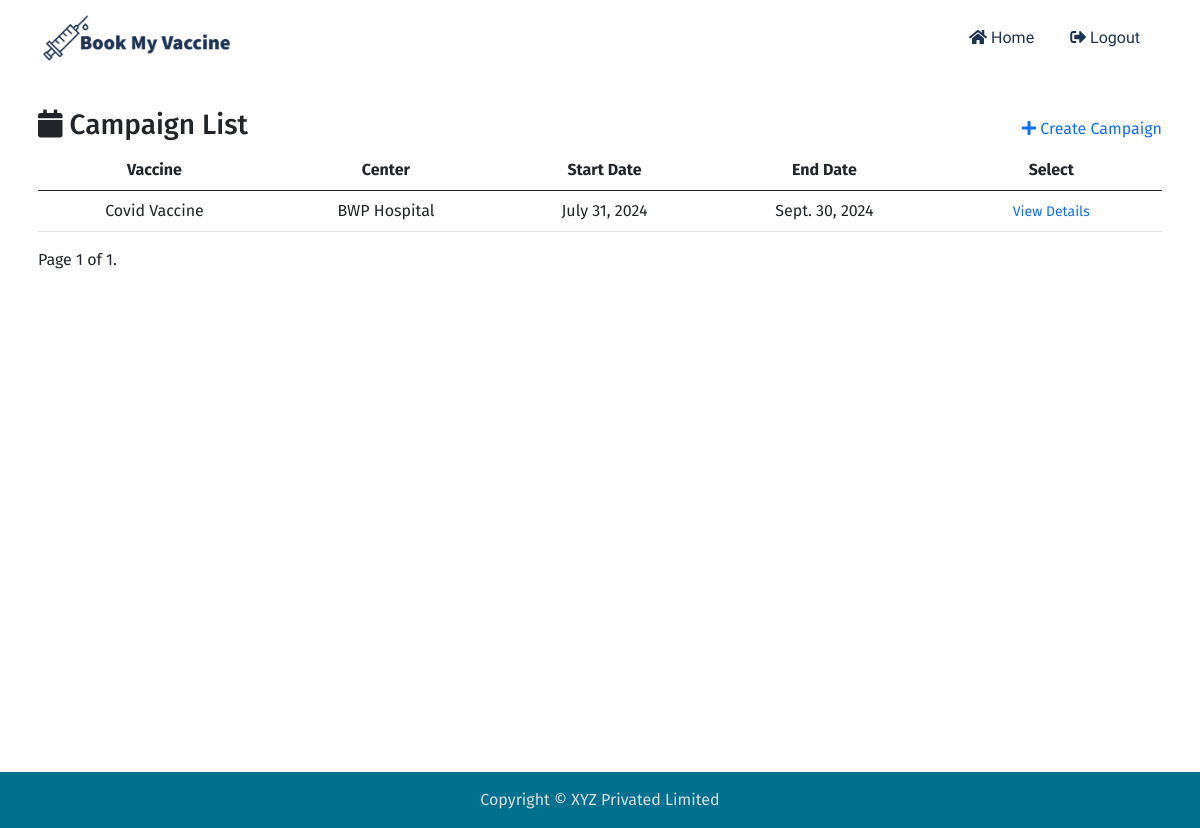
Before: /campaign/ (signed in) with the older database file.
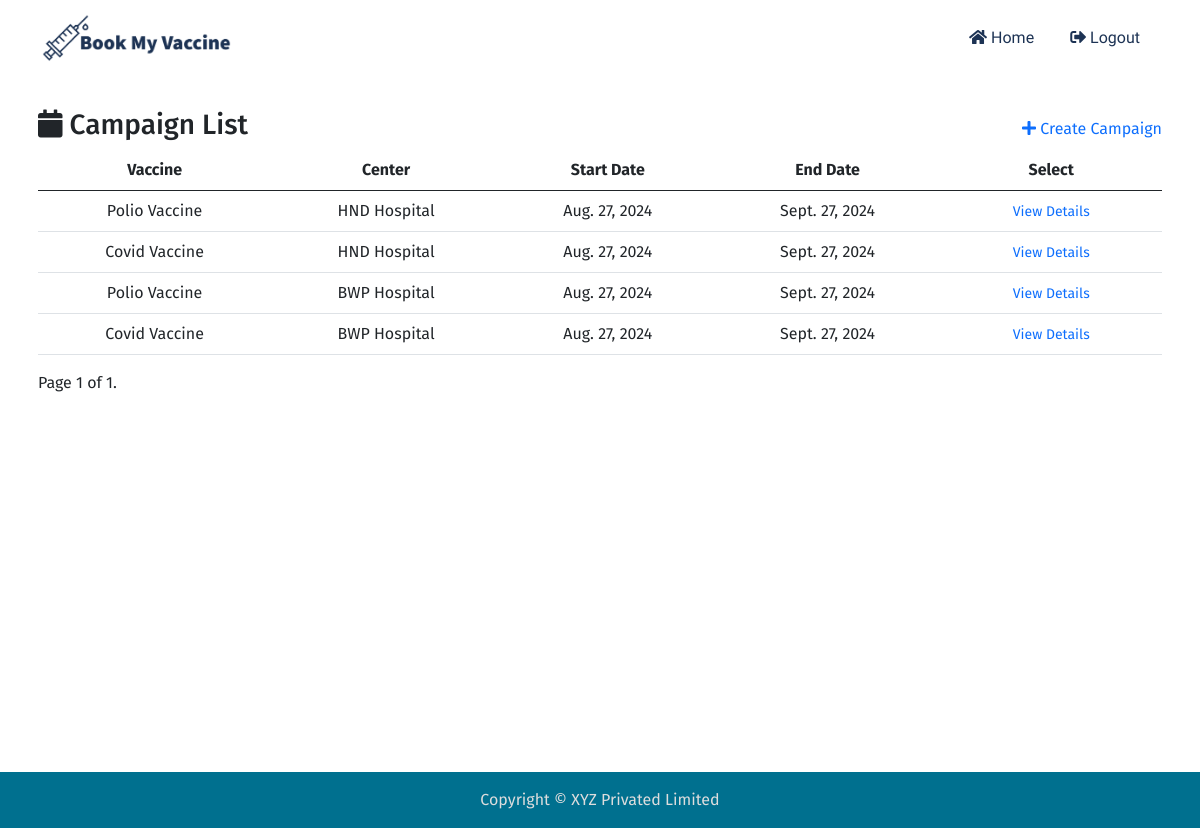
After: the same page with the newer database file.
### campaign/models.py (models this page shows, shortened)
class Campaign(models.Model):
    center = models.ForeignKey(Center, on_delete=models.CASCADE)
    vaccine = models.ForeignKey(Vaccine, on_delete=models.CASCADE)
    start_date = models.DateField(null=True)
    end_date = models.DateField(null=True)
    agents = models.ManyToManyField(User, blank=True)

### vaccine/models.py (models this page shows)
class Vaccine(models.Model):
    name = models.CharField("Vaccine Name", max_length=32)
    description = models.TextField(max_length=1024)
    numbre_of_doses = models.IntegerField(default=1)
    interval = models.IntegerField(default=0, help_text="please provide interval in days")
    storage_temprature = models.IntegerField(null=True, blank=True, help_text="provide temprature in celcius")
    minimum_age = models.IntegerField(default=0)
    def __str__(self):
        return self.name

### center/models.py (models this page shows, shortened)
class Center(models.Model):
    name = models.CharField("Center_name", max_length=32)
    adress = models.TextField("Address", max_length=500)

### campaign/views.py (the view)
# urls.py: path("", views.Campaign_List_View.as_view(), name="campaign_list"),
class Campaign_List_View(LoginRequiredMixin, generic.ListView):
    model = Campaign
    template_name = "campaign/campaign_list.html"
    paginate_by = 10
    ordering = ["-id"]

### campaign/templates/campaign/campaign_list.html (shortened to what this page needs)
{% extends 'mysite/base.html' %}
{% block content %}
<div class="mt-3">
  <div class="d-flex align-items-center justify-content-between">
        <h3 class="text-center"><i class="fas fa-calendar"></i> Campaign List</h3>
        {% if user.is_superuser %}
        <a href="{% url 'campaign:campaign_create' %}"><i class="fas fa-plus"></i> Create Campaign</a>
        {% endif %}
  </div>
  <table class="table table-responsive table-hover text-center">
    <thead>
      <tr>
          <th scope="col">Vaccine</th>
          <th scope="col">Center</th>
          <th scope="col">Start Date</th>
          <th scope="col">End Date</th>
          <th scope="col">Select</th>
      </tr>
    </thead>
    <tbody>
        {% for campaign in object_list %}
        <tr>
          <td>{{ campaign.vaccine }}</td>
          <td>{{ campaign.center.name }}</td>
          <td>{{ campaign.start_date }}</td>
          <td>{{ campaign.end_date }}</td>
          <td><a href="{% url "campaign:campaign_details" campaign.id %}" class="btn-sm btn-outline-primary">View Details</a></td>
        </tr>
        {% endfor %}
    </tbody>
  </table>
  {% include "components/pagination.html"%}
</div>
{% endblock content %}

### templates/mysite/base.html (shortened to what this page needs)
{% load static %}
<!DOCTYPE html>
<html lang="en">
<head>
  <link href="https://cdn.jsdelivr.net/npm/bootstrap@5.0.2/dist/css/bootstrap.min.css" rel="stylesheet"
 />
  <link rel="stylesheet" href="https://cdnjs.cloudflare.com/ajax/libs/font-awesome/5.15.4/css/all.min.css"
 />
  <link rel="stylesheet" href="{% static "css/styles.css" %}" />
</head>
<body>
<header class="header_wrapper">
  <nav class="navbar navbar-expand-lg">
    <div class="container">
      <a class="navbar-brand" href="/">
        <img src="{% static 'images/logo.png' %}" height="50">
      </a>
      <div class="collapse navbar-collapse justify-content-end" id="navbarNav">
        <ul class="navbar-nav menu-navbar-nav">
          <li class="nav-item">
            <a class="nav-link" aria-current="page" href="/"><i class="fas fa-home"></i>
              Home </a>
          </li>
          {% if user.is_authenticated %}
          <li class="nav-item">
            <a class="nav-link" href="/accounts/logout/"><i class="fas fa-sign-out-alt"></i> Logout</a>
          </li>
          {% endif %}
        </ul>
      </div>
    </div>
  </nav>
</header>
<div class="container main-content mt-2 p-2">
    {% block content %}
    {% endblock content %}
  </div>
  <footer class="text-center">
    Copyright &#169 XYZ Privated Limited
  </footer>
</body>
</html>

### templates/components/pagination.html (shortened to what this page needs)
<div class="pagination">
    <span class="step-links">
        <span class="current">
            Page {{ page_obj.number }} of {{ page_obj.paginator.num_pages }}.
        </span>
    </span>
</div>

### static/css/styles.css (style rules this page uses)
* { box-sizing: border-box; margin: 0; padding: 0; }
:root { --primary-color: #1d3354; --secondary-color: #424b4d; --success-color: #017a39; --info-color: #00708f; --danger-color: #9e2b25; --warning-color: #fbe44b; --bg-light-blue: #00708f; --bg-light: #666; --bg-white: #fff; --primary-font: "Fira Sans", sans-serif; --secondary-font: "Signika Negative", sans-serif; --primary-text: #1d3354; --secondary-text: #9e2b25; --text-white: #fff; --text-black: #222; --text-grey: #666; --text-light: #ddd; }
body { font-family: var(--primary-font); background-color: var(--bg-white); }
a { text-decoration: none; }
li { list-style: none; }
.header_wrapper .navbar { padding: 0.5rem 0; background-color: transparent; transition: 0.3s ease-in-out; }
.header_wrapper .nav-item { margin: 0 0.625rem; }
.header_wrapper .nav-item .nav-link { font-size: 1.25rem; font-weight: 400; color: var(--primary-color); display: inline-block; font-family: var(--secondary-font); }
footer { min-height: 20%; background-color: var(--bg-light-blue); color: var(--text-light); padding: 1rem; }
.main-content { min-height: 86vh; }
@media (min-width: 923px) and (max-width: 1200px) { .header_wrapper .navbar-nav .nav-link { font-size: 1rem; } }

Changed rows visible on the page:
removed Campaign: vaccine "Covid Vaccine", center.name "BWP Hospital", start_date "July 31, 2024", end_date "Sept. 30, 2024"
added Campaign: vaccine "Polio Vaccine", center.name "HND Hospital", start_date "Aug. 27, 2024", end_date "Sept. 27, 2024"
added Campaign: vaccine "Covid Vaccine", center.name "HND Hospital", start_date "Aug. 27, 2024", end_date "Sept. 27, 2024"
added Campaign: vaccine "Polio Vaccine", center.name "BWP Hospital", start_date "Aug. 27, 2024", end_date "Sept. 27, 2024"
added Campaign: vaccine "Covid Vaccine", center.name "BWP Hospital", start_date "Aug. 27, 2024", end_date "Sept. 27, 2024"
